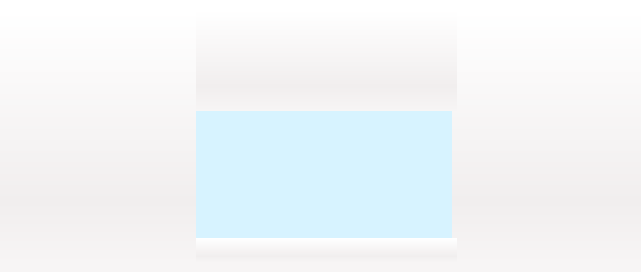
<?xml version="1.0" encoding="UTF-8"?>
<ui version="4.0">
 <class>SimulatedUIWidgetTX12</class>
 <widget class="QWidget" name="SimulatedUIWidgetTX12">
  <property name="geometry">
   <rect>
    <x>0</x>
    <y>0</y>
    <width>641</width>
    <height>272</height>
   </rect>
  </property>
  <property name="sizePolicy">
   <sizepolicy hsizetype="Fixed" vsizetype="Fixed">
    <horstretch>0</horstretch>
    <verstretch>0</verstretch>
   </sizepolicy>
  </property>
  <property name="minimumSize">
   <size>
    <width>641</width>
    <height>272</height>
   </size>
  </property>
  <property name="maximumSize">
   <size>
    <width>641</width>
    <height>272</height>
   </size>
  </property>
  <property name="windowTitle">
   <string notr="true">Taranis TX12 Simulator</string>
  </property>
  <property name="styleSheet">
   <string notr="true">background-color: qlineargradient(spread:reflect, x1:0, y1:0, x2:0, y2:1, stop:0 rgba(255, 255, 255, 255), stop:0.757062 rgba(241, 238, 238, 255), stop:1 rgba(247, 245, 245, 255));</string>
  </property>
  <layout class="QGridLayout" name="gridLayout">
   <property name="leftMargin">
    <number>0</number>
   </property>
   <property name="topMargin">
    <number>0</number>
   </property>
   <property name="rightMargin">
    <number>0</number>
   </property>
   <property name="bottomMargin">
    <number>0</number>
   </property>
   <property name="spacing">
    <number>0</number>
   </property>
   <item row="1" column="0" rowspan="3">
    <widget class="ButtonsWidget" name="leftbuttons" native="true">
     <property name="sizePolicy">
      <sizepolicy hsizetype="Fixed" vsizetype="Fixed">
       <horstretch>0</horstretch>
       <verstretch>0</verstretch>
      </sizepolicy>
     </property>
     <property name="minimumSize">
      <size>
       <width>196</width>
       <height>253</height>
      </size>
     </property>
     <property name="maximumSize">
      <size>
       <width>196</width>
       <height>253</height>
      </size>
     </property>
     <property name="styleSheet">
      <string notr="true">background:url(:/images/simulator/TX12/left.png);</string>
     </property>
    </widget>
   </item>
   <item row="2" column="1">
    <widget class="LcdWidget" name="lcd" native="true">
     <property name="sizePolicy">
      <sizepolicy hsizetype="Fixed" vsizetype="Fixed">
       <horstretch>0</horstretch>
       <verstretch>0</verstretch>
      </sizepolicy>
     </property>
     <property name="minimumSize">
      <size>
       <width>256</width>
       <height>128</height>
      </size>
     </property>
     <property name="maximumSize">
      <size>
       <width>424</width>
       <height>128</height>
      </size>
     </property>
     <property name="styleSheet">
      <string notr="true">background-color: rgb(215, 243, 255);</string>
     </property>
    </widget>
   </item>
   <item row="1" column="2" rowspan="3">
    <widget class="ButtonsWidget" name="rightbuttons" native="true">
     <property name="sizePolicy">
      <sizepolicy hsizetype="Fixed" vsizetype="Fixed">
       <horstretch>0</horstretch>
       <verstretch>0</verstretch>
      </sizepolicy>
     </property>
     <property name="minimumSize">
      <size>
       <width>189</width>
       <height>253</height>
      </size>
     </property>
     <property name="maximumSize">
      <size>
       <width>189</width>
       <height>253</height>
      </size>
     </property>
     <property name="styleSheet">
      <string notr="true">background:url(:/images/simulator/TX12/right.png)</string>
     </property>
    </widget>
   </item>
   <item row="1" column="1">
    <widget class="QWidget" name="top" native="true">
     <property name="sizePolicy">
      <sizepolicy hsizetype="Fixed" vsizetype="Fixed">
       <horstretch>0</horstretch>
       <verstretch>0</verstretch>
      </sizepolicy>
     </property>
     <property name="minimumSize">
      <size>
       <width>261</width>
       <height>101</height>
      </size>
     </property>
     <property name="maximumSize">
      <size>
       <width>261</width>
       <height>101</height>
      </size>
     </property>
     <property name="styleSheet">
      <string notr="true">background:url(:/images/simulator/TX12/top.png)</string>
     </property>
    </widget>
   </item>
   <item row="3" column="1">
    <widget class="QWidget" name="bottom" native="true">
     <property name="sizePolicy">
      <sizepolicy hsizetype="Fixed" vsizetype="Fixed">
       <horstretch>0</horstretch>
       <verstretch>0</verstretch>
      </sizepolicy>
     </property>
     <property name="minimumSize">
      <size>
       <width>261</width>
       <height>24</height>
      </size>
     </property>
     <property name="maximumSize">
      <size>
       <width>261</width>
       <height>24</height>
      </size>
     </property>
     <property name="styleSheet">
      <string notr="true">background:url(:/images/simulator/TX12/bottom.png)</string>
     </property>
    </widget>
   </item>
   <item row="0" column="0" colspan="3">
    <widget class="QLabel" name="label">
     <property name="sizePolicy">
      <sizepolicy hsizetype="Preferred" vsizetype="Fixed">
       <horstretch>0</horstretch>
       <verstretch>0</verstretch>
      </sizepolicy>
     </property>
     <property name="minimumSize">
      <size>
       <width>0</width>
       <height>10</height>
      </size>
     </property>
     <property name="maximumSize">
      <size>
       <width>16777215</width>
       <height>12</height>
      </size>
     </property>
     <property name="baseSize">
      <size>
       <width>0</width>
       <height>12</height>
      </size>
     </property>
     <property name="styleSheet">
      <string notr="true">background-color: rgb(255, 255, 255);</string>
     </property>
     <property name="text">
      <string notr="true"/>
     </property>
    </widget>
   </item>
   <item row="4" column="0" colspan="3">
    <widget class="QLabel" name="label_2">
     <property name="sizePolicy">
      <sizepolicy hsizetype="Preferred" vsizetype="Fixed">
       <horstretch>0</horstretch>
       <verstretch>0</verstretch>
      </sizepolicy>
     </property>
     <property name="minimumSize">
      <size>
       <width>0</width>
       <height>10</height>
      </size>
     </property>
     <property name="maximumSize">
      <size>
       <width>16777215</width>
       <height>10</height>
      </size>
     </property>
     <property name="styleSheet">
      <string notr="true">background-color: rgb(247, 245, 245);</string>
     </property>
     <property name="text">
      <string notr="true"/>
     </property>
    </widget>
   </item>
  </layout>
 </widget>
 <customwidgets>
  <customwidget>
   <class>LcdWidget</class>
   <extends>QWidget</extends>
   <header>lcdwidget.h</header>
   <container>1</container>
  </customwidget>
  <customwidget>
   <class>ButtonsWidget</class>
   <extends>QWidget</extends>
   <header>buttonswidget.h</header>
   <container>1</container>
  </customwidget>
 </customwidgets>
 <resources/>
 <connections/>
</ui>
